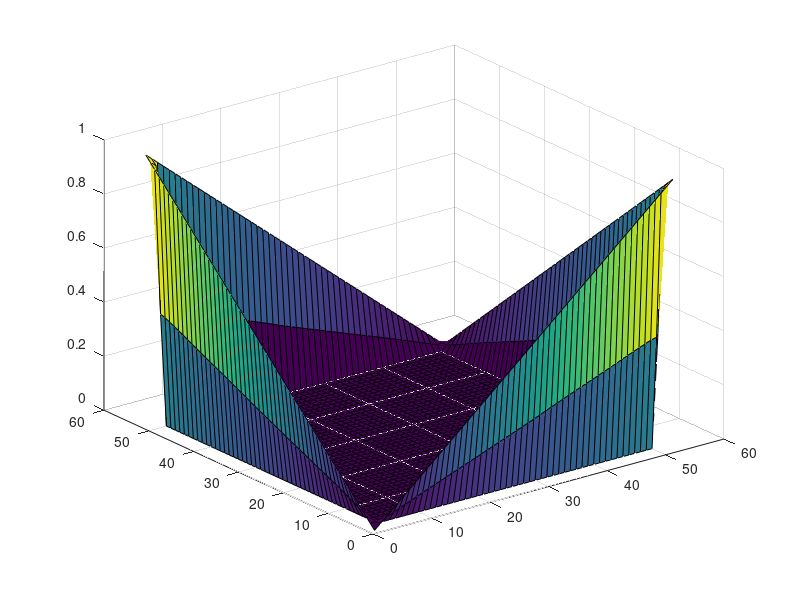

The MATLAB script that drew this image:
load n_50

n = 50;
% 
x = zeros(n*n, 1); % 初期状態の設定

maxit = 2000; % 最大反復回数
tol = 1e-04; % 判定条件

r = b - A*x;
p = r;

for i = 1:maxit
    Ap = A*p;
    alpha = (p.*r)/(p.*Ap);
    x = x + alpha*p;
    r = r - alpha*Ap;
    beta = -(r.*Ap)/(p.*Ap);
    p = r + beta*p;
    v(i)=norm(r);
    t(i) = i;
    if v(i) < tol
        break;
    end
end


X = reshape(x,[n,n]);

u = zeros(n+2,n+2);
% 境界条件の設定
u(:,1) = linspace(0,1,n+2);
u(:,n+2) = linspace(1,0,n+2);
u(1,:) = linspace(0,1,n+2);
u(n+2,:) = linspace(1,0,n+2);

for i = 2:n+1
   for j = 2:n+1
       u(i,j) = X(i-1, j-1);
   end
end
surf(u);

